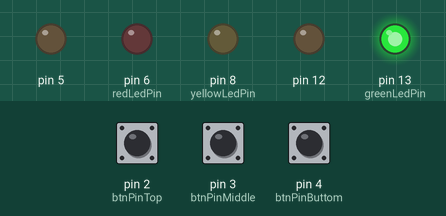
This sketch was run on a simulated Arduino Uno, built with avr-gcc and run on an emulated ATmega328P. Shown: output pins drawn as LEDs (lit = HIGH). The test bench sets the inputs (shaded band); at power-on: pin 2 (btnPinTop) HIGH, pin 3 (btnPinMiddle) HIGH, pin 4 (btnPinButtom) HIGH.

Above: at 0.2 s.
At 3.8 s:
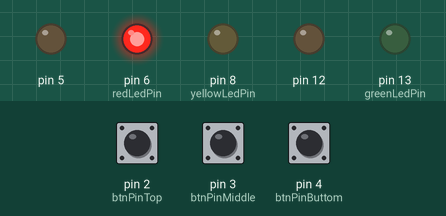
At 6.8 s:
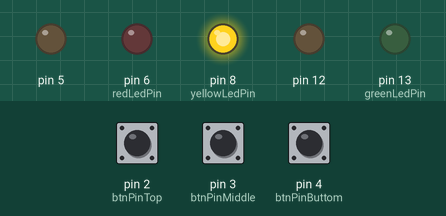
At 7.8 s:
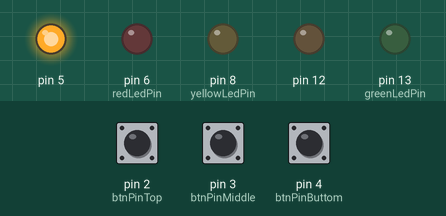
At 12.8 s:
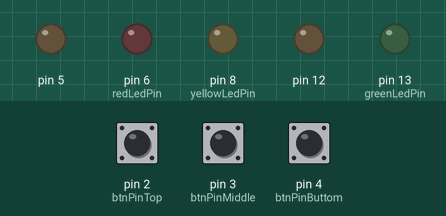
Timing chart, 0 to 14.3 s (numbered marks = the images above):
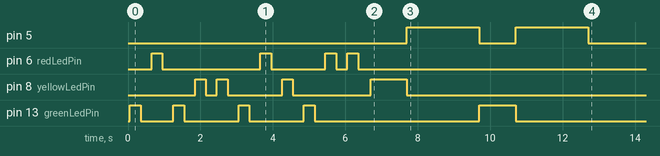

Measured:
- by itself, pin 5: LOW → HIGH at 7.7 s, → LOW 2.0 s later, → HIGH 1.0 s later, → LOW 2.0 s later, … (4 changes in this stretch)
- by itself, pin 6 (redLedPin): LOW → HIGH at 0.65 s, → LOW 0.30 s later, → HIGH 2.7 s later, → LOW 0.30 s later, … (8 changes in this stretch)
- by itself, pin 8 (yellowLedPin): LOW → HIGH at 1.9 s, → LOW 0.30 s later, → HIGH 0.30 s later, → LOW 0.30 s later, … (8 changes in this stretch)
- by itself, pin 13 (greenLedPin): LOW → HIGH at 0.05 s, → LOW 0.30 s later, → HIGH 0.90 s later, → LOW 0.30 s later, … (10 changes in this stretch)

The sketch:

ColorBlast_Arduino.ino
```cpp
/*
 Name:		ColorBlast_Arduino.ino
 Created:	5/16/2020 6:38:59 PM
 Author:	Didi
*/

// the setup function runs once when you press reset or power the board
#include "Levels.h"
#include "Button.h"

//declare LEDs
const int redLedPin = 6;
const int yellowLedPin = 8;
const int greenLedPin = 13;

//declare buttons
const int btnPinTop = 2;
const int btnPinMiddle = 3;
const int btnPinButtom = 4;

//stores current level (0,1,2)
//Keep default at -1;
int currentLevel = 3;
//indicates if the correct combination is showing at the moment
bool ledBlinking = false;

//indicates if the system is taking the user input
bool inputReading = false;

//debounce objects for the buttons
Button* btnTop = new Button(2);
Button* btnMiddle = new Button(3);
Button* btnBottom = new Button(4);

//declare the predefined levels
Levels* arrayOfLevels[4] = {
    new Levels(new int[5]{ 1,2,3,2,1 }, 5, 500),
    new Levels(new int[7]{ 1,2,3,2,1,2,1 }, 7, 300),
    new Levels(new int[8]{ 1,2,3,2,1,3,1,1 }, 8, 300),
    new Levels(new int[11]{ 3,1,3,2,2,3,1,2,3,1,1 }, 11, 300),
};


void setup() {
    pinMode(redLedPin, OUTPUT);
    pinMode(yellowLedPin, OUTPUT);
    pinMode(greenLedPin, OUTPUT);
    pinMode(5, OUTPUT);
    pinMode(12, OUTPUT);

    pinMode(btnPinTop, INPUT_PULLUP);
    pinMode(btnPinMiddle, INPUT_PULLUP);
    pinMode(btnPinButtom, INPUT_PULLUP);

    Serial.begin(9600);
}

// the loop function runs over and over again until power down or reset
void loop() {

    //GetLevel();
    StartOfGame();
    ReadButtonInput();

}

//reads serial which level is selected from the user
void GetLevel()
{
    if (Serial.available())
    {
        if (currentLevel != -1)
        {
            return;
        }

        String myString = Serial.readString();
        myString.trim();
        if (myString.equals("one"))
        {
            currentLevel = 0;
            digitalWrite(redLedPin, HIGH);
        }
        else if (myString.equals("two"))
        {
            currentLevel = 1;
            digitalWrite(yellowLedPin, HIGH);

        }
        else if (myString.equals("three"))
        {
            currentLevel = 2;
            digitalWrite(greenLedPin, HIGH);

        }
    }
}


//shows the blinking combination
void StartOfGame()
{
    if (currentLevel != -1)
    {
        //btnTop->debounce() &&  ?????
        if (ledBlinking == false && inputReading == false)
        {
            if (!btnTop->debounce()) return;
            ledBlinking = true;
            arrayOfLevels[currentLevel]->StartBlinking();
            ledBlinking = false;

            inputReading = true;
        }
    }
}

//
void ReadButtonInput()
{
    if (inputReading)
    {
        //red LED
        if (btnTop->debounce())
        {
            arrayOfLevels[currentLevel]->GetInput(1);
        }
        //yellow LED
        if (btnMiddle->debounce())
        {
            arrayOfLevels[currentLevel]->GetInput(2);
        }
        //green LED
        if (btnBottom->debounce())
        {
            arrayOfLevels[currentLevel]->GetInput(3);
        }
    }

}
```

Button.cpp
```cpp
//
//
//

#include "Button.h"

Button::Button(int butPin)
{
	buttonPin = butPin;
	lastDebounceTime = 0;
	buttonState = LOW;
	lastButtonState = LOW;
}

Button::Button() {

}

int Button::debounce()
{
	int result = LOW;	// value to be returned after executing the function

	// read the state of the switch into a local variable:
	int reading = digitalRead(buttonPin);

	// check to see if you just pressed the button
	// (i.e. the input went from LOW to HIGH),  and you've waited
	// long enough since the last press to ignore any noise:

	// if the switch changed, due to noise or pressing:
	if (reading != lastButtonState)
	{
		// reset the debouncing timer
		lastDebounceTime = millis();
	}

	if ((millis() - lastDebounceTime) > debounceDelay)
	{

		// whatever the reading is at, it's been there for longer than
		// the debounce delay, so take it as the actual current state:

		// if the button state has changed:
		if (reading != buttonState)
		{
			buttonState = reading;

			// only toggle the LED if the new button state is HIGH
			if (buttonState == HIGH)
			{
				result = HIGH;
			}
		}
	}

	// save the reading.  Next time through the function,
	// it'll be the lastButtonState:
	lastButtonState = reading;

	return result;
}
```

Button.h
```cpp
// Button.h

#ifndef _BUTTON_h
#define _BUTTON_h

#if defined(ARDUINO) && ARDUINO >= 100
	#include "arduino.h"
#else
	#include "WProgram.h"
#endif
class Button
{
private:
	//Fields
	const unsigned long debounceDelay = 50;
	unsigned long lastDebounceTime;
	int buttonState;
	int lastButtonState;
	int buttonPin;
public:
	//constructor
	Button(int butPin);
	//Default constructor na maikat i
	Button();
	//method for debouncing a button
	int debounce();

};

#endif
```

Levels.cpp
```cpp
#include "Levels.h"
Levels::Levels(int arr[], int size, int speed)
{
	correctCombination = arr;
	userCombination = new int[size];
	this->size = size;
	this->speed = speed;
}


void Levels::StartBlinking()
{
    for (int i = 0; i < this->size; i++)
    {
		//red

		if (correctCombination[i] == 1) {
			digitalWrite(6, HIGH);
			delay(this->speed);
			digitalWrite(6, LOW);
			delay(this->speed);
		}
		//Yellow
		else if (correctCombination[i] == 2) {
			digitalWrite(8, HIGH);
			delay(this->speed);
			digitalWrite(8, LOW);
			delay(this->speed);


		}
		//Green
		else if (correctCombination[i] == 3) {
			digitalWrite(13, HIGH);
			delay(this->speed);
			digitalWrite(13, LOW);
			delay(this->speed);

		}
    }
}

//stores the input of the user and returns when it shoud stop reading
bool Levels::GetInput(int valueInput)
{
	//stores the value of the pressed button in the array with user combinations
	switch (valueInput)
	{
		case 1:
			digitalWrite(6, HIGH);
			delay(1000);
			digitalWrite(6, LOW);
			userCombination[index++] = 1;
			break;
		case 2:
			digitalWrite(8, HIGH);
			delay(1000);
			digitalWrite(8, LOW);
			userCombination[index++] = 2;
			break;
		case 3:
			digitalWrite(13, HIGH);
			delay(1000);
			digitalWrite(13, LOW);
			userCombination[index++] = 3;
			break;
	}
	//size 5
	//array limit 4

	//current item 3 - index 2
	//index at start will be 2, -> 3

	//If the item in both arrays isnt in the same position
	for (int i = 0; i < index; i++)
	{
		if (correctCombination[i] != userCombination[i])
		{
			//Display wrong combination
			digitalWrite(5, HIGH);
			delay(2000);
			digitalWrite(5, LOW);
			return false;
		}
	}

	//check if we are at the last item of the array
	if (index == size)
	{
		//Display correct combination
		digitalWrite(12, HIGH);
		delay(2000);
		digitalWrite(12, LOW);
		return false;
	}

	return true;
}
```

Levels.h
```cpp
// Levels.h
#ifndef _LEVELS_h
#define _LEVELS_h

#if defined(ARDUINO) && ARDUINO >= 100
	#include "arduino.h"
#else
	#include "WProgram.h"
#endif
#include "Button.h"

class Levels
{
private:
	//Fields:
	int *correctCombination;  //dynamic array for storing the correct combination of LEDs
	int index = 0;
	int speed;                //variable for showing the speed of the changing LEDs in the array
	Button btn1;
	Button btn2;
	Button btn3;

public:
	//Fields:
	int size = 0;            //variable for showing the size of the array
	int* userCombination;    //dynamic array for storing the user combination of push-buttons


	//Methods:

	//Constructor:
	Levels(int arr[], int size, int speed);
	//Levels(int arr[], int size, int speed);


	void StartBlinking();    //function for making the LEDs start blinking
	bool GetInput(int inputValue);         //function for getting the value of the buttons

};
#endif
```
